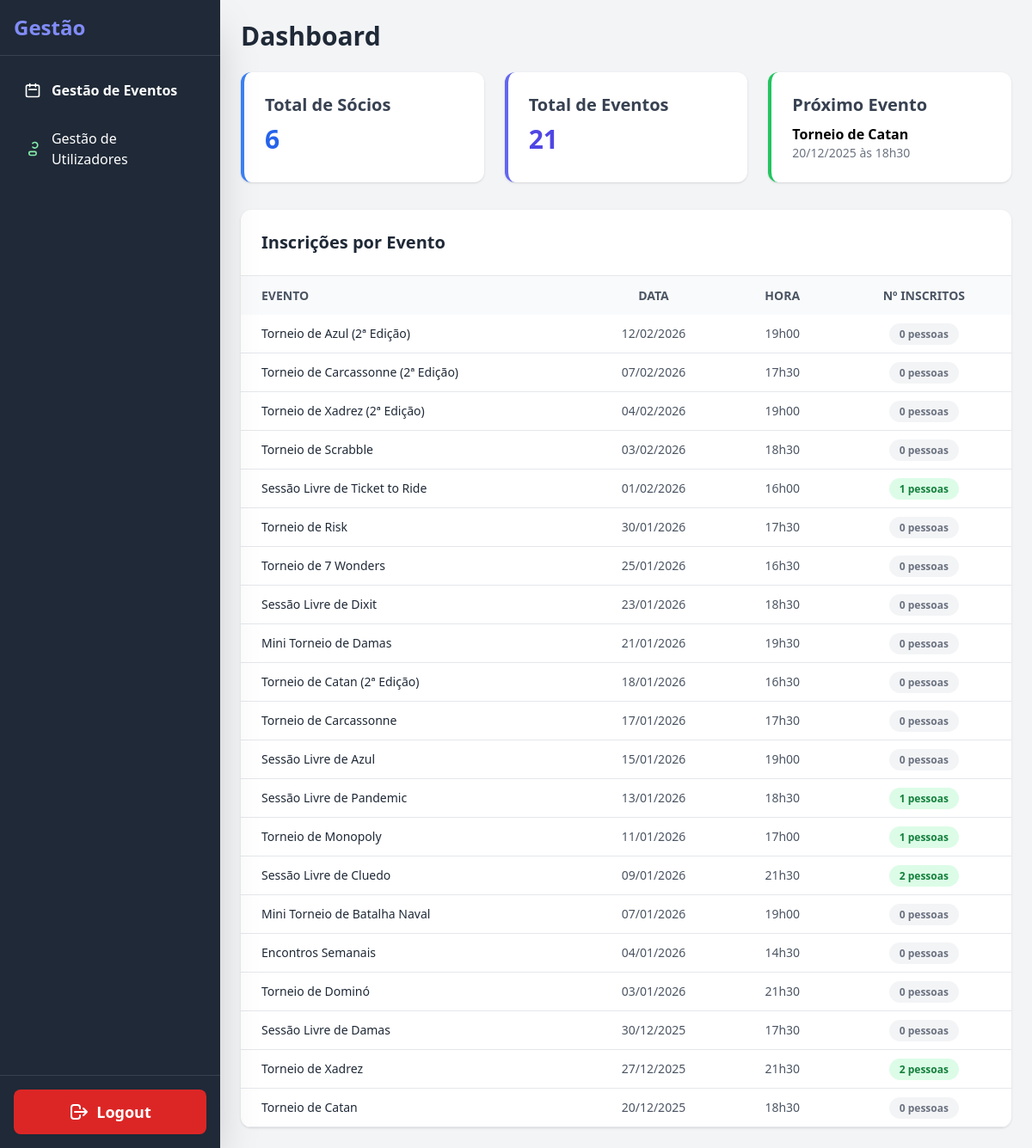
Screenshot of /admin/dashboard.php with the database file from the repository.
### tables this page shows
CREATE TABLE IF NOT EXISTS `eventos` (
  `id_evento` varchar(50) NOT NULL,
  `titulo` varchar(100) NOT NULL,
  `descricao` text,
  `data` date DEFAULT NULL,
  `hora` varchar(20) DEFAULT NULL,
  `local` varchar(255) DEFAULT NULL,
  `participacao` varchar(100) DEFAULT NULL,
  `img` varchar(255) DEFAULT NULL,
  `regras` text,
  `created_at` timestamp NULL DEFAULT CURRENT_TIMESTAMP,
  PRIMARY KEY (`id_evento`)
);

### admin/dashboard.php (the view, shortened to what this page needs)
<?php
require('includes/connection.php');
$result_socio = $mysqli->query("SELECT COUNT(*) as total FROM socios");
$total_socios = $result_socio->fetch_assoc()['total'];
$result_eventos = $mysqli->query("SELECT COUNT(*) as total FROM eventos");
$total_eventos = $result_eventos->fetch_assoc()['total'];
$result_prox = $mysqli->query("SELECT titulo, data, hora FROM eventos ORDER BY data ASC, hora ASC LIMIT 1");
$prox_evento = $result_prox->fetch_assoc();
$query_inscritos = "
    SELECT e.titulo, e.data, e.hora, COUNT(i.id_evento) as total_inscritos
    FROM eventos e
    LEFT JOIN inscricoes_eventos i ON e.id_evento = i.id_evento
    GROUP BY e.id_evento, e.titulo, e.data, e.hora
    ORDER BY e.data DESC
";
$result_lista = $mysqli->query($query_inscritos);
?>
<!DOCTYPE html>
<html lang="pt">
<head>
<script src="https://cdn.tailwindcss.com"></script>
</head>
<body class="bg-gray-100 min-h-screen flex">
    <?php include(__DIR__ . '/includes/nav.php'); ?>
    <div class="flex-1 min-h-screen p-6 overflow-y-auto">
        <h1 class="text-3xl font-bold mb-6 text-gray-800">Dashboard</h1>
        <div class="grid grid-cols-1 md:grid-cols-3 gap-6 mb-8">
            <div class="bg-white p-6 rounded-xl shadow border-l-4 border-blue-500">
                <h2 class="text-xl font-bold text-gray-700">Total de Sócios</h2>
                <p class="text-3xl mt-2 font-bold text-blue-600"><?= $total_socios ?></p>
            </div>
            <div class="bg-white p-6 rounded-xl shadow border-l-4 border-indigo-500">
                <h2 class="text-xl font-bold text-gray-700">Total de Eventos</h2>
                <p class="text-3xl mt-2 font-bold text-indigo-600"><?= $total_eventos ?></p>
            </div>
            <div class="bg-white p-6 rounded-xl shadow border-l-4 border-green-500">
                <h2 class="text-xl font-bold text-gray-700">Próximo Evento</h2>
                <?php if ($prox_evento): ?>
                    <p class="mt-2 font-semibold"><?= htmlspecialchars($prox_evento['titulo']); ?></p>
                    <p class="text-sm text-gray-500">
                        <?= date('d/m/Y', strtotime($prox_evento['data'])) ?> às <?= substr($prox_evento['hora'],0,5) ?>
                    </p>
                <?php else: ?>
                    <p class="mt-2 text-gray-500">Nenhum evento agendado</p>
                <?php endif; ?>
            </div>
        </div>
        <div class="bg-white rounded-xl shadow overflow-hidden">
            <div class="p-6 border-b border-gray-200">
                <h2 class="text-xl font-bold text-gray-800">Inscrições por Evento</h2>
            </div>
            <div class="overflow-x-auto">
                <table class="w-full text-left border-collapse">
                    <thead>
                        <tr class="bg-gray-50 text-gray-600 uppercase text-sm leading-normal">
                            <th class="py-3 px-6 text-left">Evento</th>
                            <th class="py-3 px-6 text-center">Data</th>
                            <th class="py-3 px-6 text-center">Hora</th>
                            <th class="py-3 px-6 text-center">Nº Inscritos</th>
                        </tr>
                    </thead>
                    <tbody class="text-gray-600 text-sm font-light">
                        <?php if ($result_lista && $result_lista->num_rows > 0): ?>
                            <?php while($row = $result_lista->fetch_assoc()): ?>
                                <tr class="border-b border-gray-200 hover:bg-gray-100 transition">
                                    <td class="py-3 px-6 text-left whitespace-nowrap">
                                        <span class="font-medium text-gray-800"><?= htmlspecialchars($row['titulo']) ?></span>
                                    </td>
                                    <td class="py-3 px-6 text-center">
                                        <?= date('d/m/Y', strtotime($row['data'])) ?>
                                    </td>
                                    <td class="py-3 px-6 text-center">
                                        <?= substr($row['hora'], 0, 5) ?>
                                    </td>
                                    <td class="py-3 px-6 text-center">
                                        <?php
                                            $badgeColor = $row['total_inscritos'] > 0 ? 'bg-green-100 text-green-700' : 'bg-gray-100 text-gray-500';
                                        ?>
                                        <span class="<?= $badgeColor ?> py-1 px-3 rounded-full text-xs font-bold">
                                            <?= $row['total_inscritos'] ?> pessoas
                                        </span>
                                    </td>
                                </tr>
                            <?php endwhile; ?>
                        <?php endif; ?>
                    </tbody>
                </table>
            </div>
        </div>
    </div>
</body>
</html>

### rows the page displays
eventos: titulo "Torneio de Catan", data "20/12/2025", hora "18h30"

### other values shown
$total_socios "6"
$total_eventos "21"
$row['titulo'] "Torneio de Azul (2ª Edição)"
date('d/m/Y', strtotime($row['data'])) "12/02/2026"
substr($row['hora'], 0, 5) "19h00"
$row['total_inscritos'] "0"
$row['titulo'] "Torneio de Carcassonne (2ª Edição)"
date('d/m/Y', strtotime($row['data'])) "07/02/2026"
substr($row['hora'], 0, 5) "17h30"
$row['titulo'] "Torneio de Xadrez (2ª Edição)"
date('d/m/Y', strtotime($row['data'])) "04/02/2026"
$row['titulo'] "Torneio de Scrabble"
date('d/m/Y', strtotime($row['data'])) "03/02/2026"
substr($row['hora'], 0, 5) "18h30"
$row['titulo'] "Sessão Livre de Ticket to Ride"
